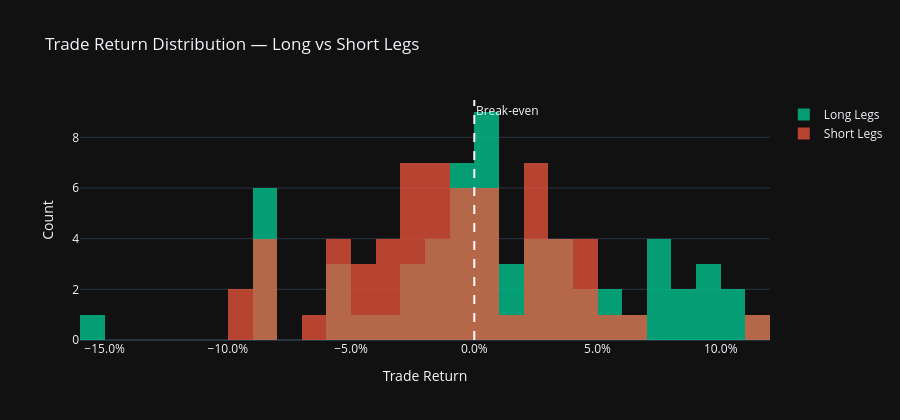

Write notebook code for a chart like this one.
### Code cell
#### Plot 5: Trade Return Distribution — Long vs Short
#### Purpose: Shows the shape of the P&L distribution.
#### We want right-skewed longs (cut losers, let winners run) and
#### right-skewed shorts (symmetric profit from falling losers).

fig5 = go.Figure()
fig5.add_trace(go.Histogram(
    x=long_legs['trade_return'],
    name='Long Legs',
    marker_color='#00CC96',
    opacity=0.75,
    nbinsx=30,
))
fig5.add_trace(go.Histogram(
    x=short_legs['trade_return'],
    name='Short Legs',
    marker_color='#EF553B',
    opacity=0.75,
    nbinsx=30,
))
fig5.add_vline(x=0, line_dash='dash', line_color='white', annotation_text='Break-even')
fig5.update_layout(
    template=PLOTLY_THEME,
    title='Trade Return Distribution — Long vs Short Legs',
    xaxis_title='Trade Return',
    xaxis=dict(tickformat='.1%'),
    yaxis_title='Count',
    barmode='overlay',
    height=420,
)
fig5.show()
fig5.write_html("charts/return_distribution.html", include_plotlyjs="cdn")

### Figure 1 — Plotly figure (JSON) as saved in the notebook; plotly's stock layout.template omitted (floating-point values rounded to 4 significant figures)
{"data": [{"marker": {"color": "#00CC96"}, "name": "Long Legs", "nbinsx": 30, "opacity": 0.75, "x": [-0.003737, -0.01823, 0.03379, -0.01138, -0.009911, -0.03657, 0.1012, 0.07048, 0.1086, -0.05991, 0.002055, -0.01686, 0.05971, 0.03486, 0.05199, 0.02858, -0.04922, 0.008603, -0.08219, -0.0202, -0.05755, -0.1564, -0.08592, 0.002032, 0.01894, 0.0294, 0.007484, 0.09952, 0.03428, 0.0009806, 0.04146, 0.03296, -0.006383, 0.009928, 0.01374, 0.04268, 0.09324, -0.009095, 0.07658, 0.07225, 0.003261, -0.02289, -0.08077, 0.09456, -0.0877, 0.01588, -0.01458, -0.0526, -0.025, 6.463e-05, 0.08238, 0.1162, 0.07603, 0.08447, 0.06041, -0.08402, -0.08528, -0.001674, 0.02337, 0.02245, 0.009479, -0.004567, -0.006191], "type": "histogram"}, {"marker": {"color": "#EF553B"}, "name": "Short Legs", "nbinsx": 30, "opacity": 0.75, "x": [-0.0356, 0.02227, -0.03724, 0.01271, -0.01792, -0.01455, -0.08151, 0.0002035, -0.03533, 0.06587, 0.0538, 0.1132, -0.06227, -0.01719, -0.05039, -0.05956, -0.05039, -0.009784, -0.02299, 0.04412, 0.0404, -0.02101, -0.0005072, 0.00604, -0.08417, -0.02129, -0.08585, -0.02168, -0.01936, 0.0009648, -0.02661, 0.03084, -0.0004832, -0.05222, -0.006981, -0.01123, 0.03199, -0.03834, -0.00477, 0.02542, 0.02896, 0.0429, -0.04201, -0.02914, -0.04586, 0.02068, 0.02158, -0.01591, -0.009077, -0.01004, -0.02702, 0.03337, 0.03214, -0.09108, 0.02957, 0.02469, 0.04429, -0.08567, -0.04679, -0.09633, 0.009349, 0.007724, 0.001711], "type": "histogram"}], "layout": {"shapes": [{"line": {"color": "white", "dash": "dash"}, "type": "line", "x0": 0, "x1": 0, "xref": "x", "y0": 0, "y1": 1, "yref": "y domain"}], "annotations": [{"showarrow": false, "text": "Break-even", "x": 0, "xanchor": "left", "xref": "x", "y": 1, "yanchor": "top", "yref": "y domain"}], "xaxis": {"title": {"text": "Trade Return"}, "tickformat": ".1%"}, "title": {"text": "Trade Return Distribution — Long vs Short Legs"}, "yaxis": {"title": {"text": "Count"}}, "barmode": "overlay", "height": 420}}
